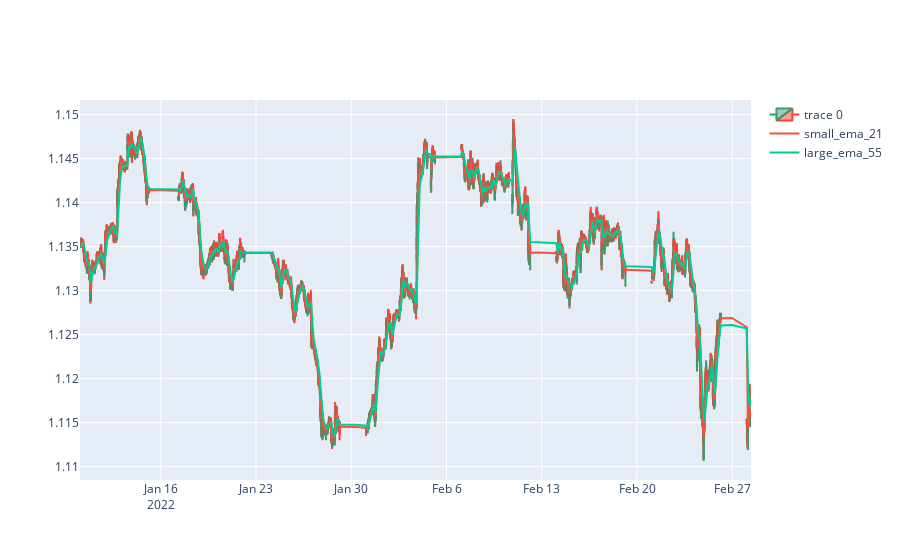

Notebook cell for this chart:
### Code cell
small_ema = 21
large_ema = 55

# balance, stoploss, reward_ratio
ttr = Tester(2000, 0.00001, 10)
# ticker_data, ticker_size,  ticket_size, small_ema, large_ema
ttr.init(ticker_data, 1000, small_ema, large_ema)
# small_ema, large_ema
ttr.chart(small_ema, large_ema)
# run backtesting
ttr.run()
ttr.stats()

t_book2 = ttr.trade_book
profitables = ttr.profitable_trades
losers = ttr.losing_trades

### Figure 1 — Plotly figure (JSON) as saved in the notebook; plotly's stock layout.template omitted (floating-point values rounded to 4 significant figures; data arrays with more than 128 entries replaced by an {"elided": "..."} marker saying what was removed)
{"data": [{"close": {"elided": "10071 float values"}, "high": {"elided": "10071 float values"}, "low": {"elided": "10071 float values"}, "open": {"elided": "10071 float values"}, "type": "candlestick", "x": {"elided": "10071 str values"}}, {"name": "small_ema_21", "type": "scatter", "x": {"elided": "10071 str values"}, "y": {"elided": "10071 float values"}}, {"name": "large_ema_55", "type": "scatter", "x": {"elided": "10071 str values"}, "y": {"elided": "10071 float values"}}], "layout": {"xaxis": {"rangeslider": {"visible": false}}}}
